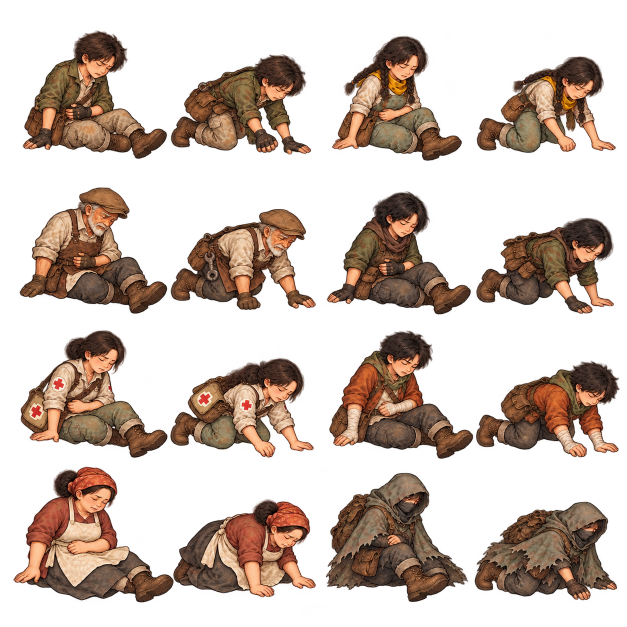
#> input picture client/assets/survivors-wounded-v1.png, 1254 x 1254 px (shown at 1/2 size)
$ python register-wounded.py
#> lines starting #> are read from the running program, lines starting #| are printed output that depends on the picture
"""Pack generated injury sprites without repainting or resizing their pixels.
Transparent component extraction only separates neighboring atlas cells.
"""
import json
from collections import deque
from pathlib import Path
from PIL import Image, ImageChops, ImageFilter

root = Path(__file__).resolve().parents[1]
assets = root / 'client/assets'
source = assets / 'survivors-wounded-v1.png'
image = Image.open(source).convert('RGBA')
#> image is the input picture: PIL image 1254x1254 RGBA; mean R, G, B, A 50.4, 33.9, 24.4, 93.2
alpha = image.getchannel('A')
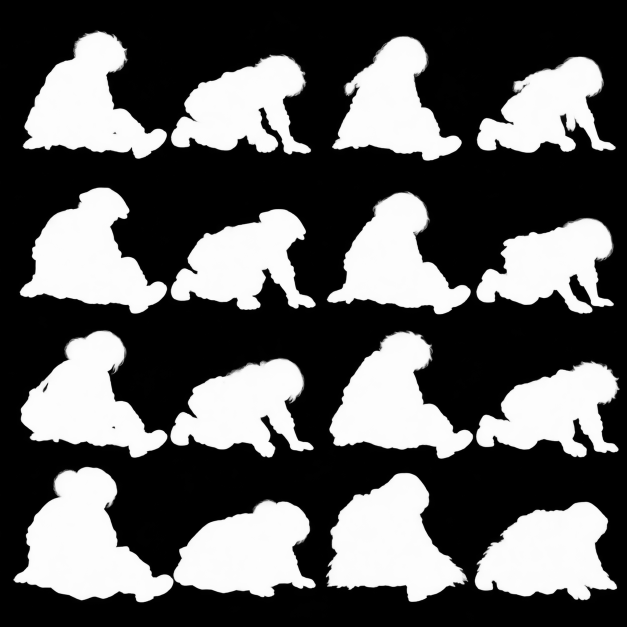
#> alpha: PIL image 1254x1254 L (shown at 1/2 size); min 0, max 255, mean 93.2
w, h = image.size
#> w = 1254; h = 1254
#> (the run stopped early here; a loop or call above may not have finished)

$ run again, with client/assets/buildings-v3.png copied over client/assets/survivors-wounded-v1.png
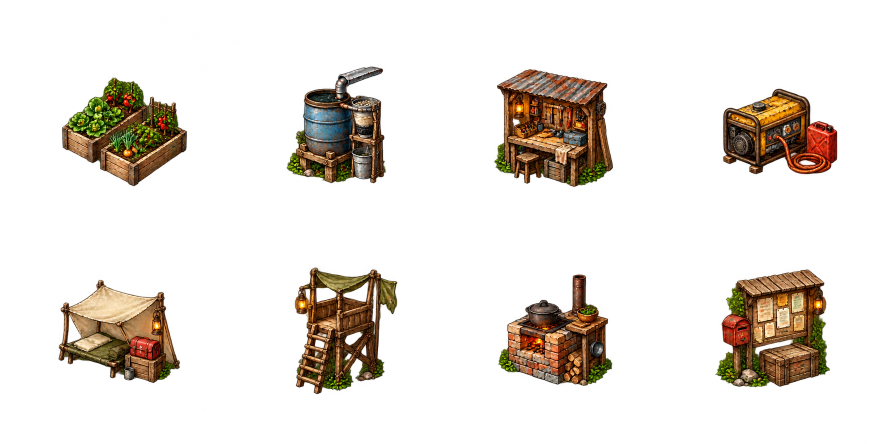
#> input picture client/assets/buildings-v3.png, 1774 x 887 px (shown at 1/2 size)
#> image is the input picture: PIL image 1774x887 RGBA; mean R, G, B, A 20.8, 14.8, 7.9, 43.4
#> `alpha = image.getchannel('A')`:
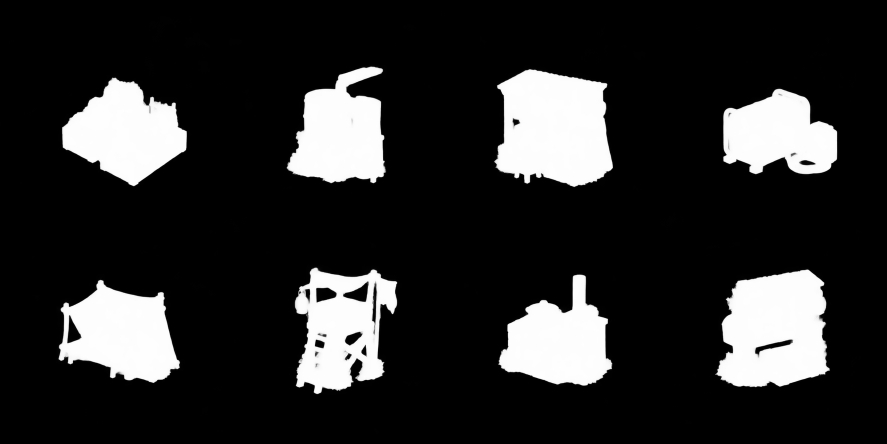
#> alpha: PIL image 1774x887 L (shown at 1/2 size); min 0, max 255, mean 43.4

$ run again, with client/assets/campfire-base-v6.png copied over client/assets/survivors-wounded-v1.png
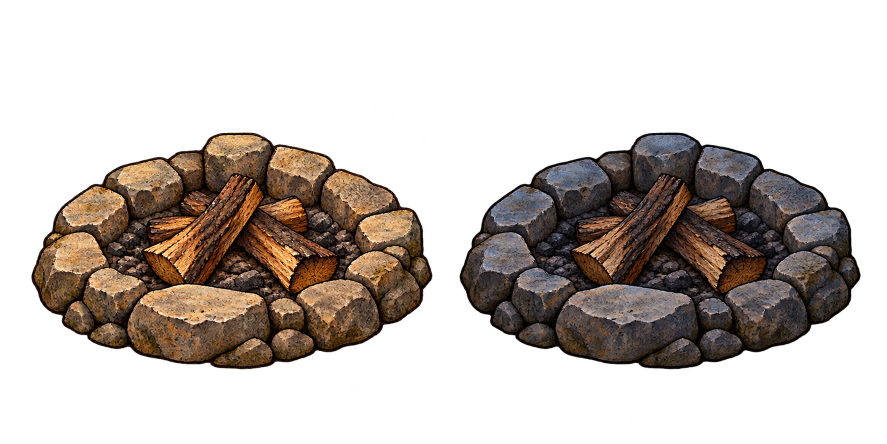
#> input picture client/assets/campfire-base-v6.png, 1774 x 887 px (shown at 1/2 size)
#> image is the input picture: PIL image 1774x887 RGBA; mean R, G, B, A 33.6, 25.8, 20.5, 89
#> `alpha = image.getchannel('A')`:
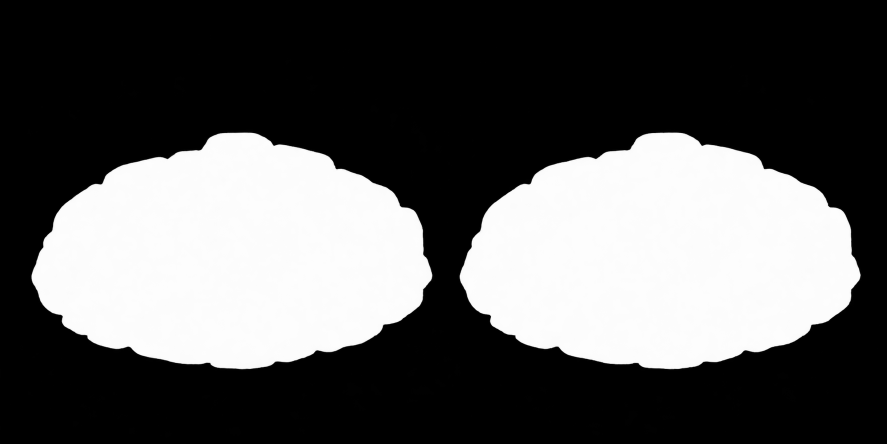
#> alpha: PIL image 1774x887 L (shown at 1/2 size); min 0, max 255, mean 89

$ run again, with client/assets/campfire-flames-v6.png copied over client/assets/survivors-wounded-v1.png
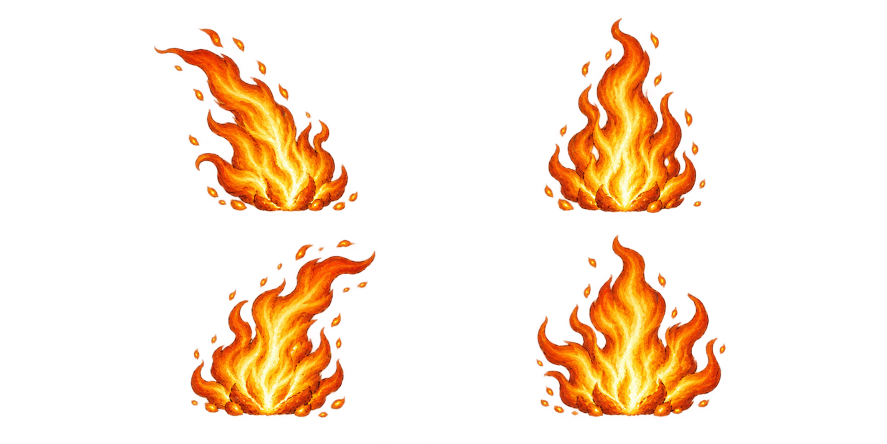
#> input picture client/assets/campfire-flames-v6.png, 1774 x 887 px (shown at 1/2 size)
#> image is the input picture: PIL image 1774x887 RGBA; mean R, G, B, A 48.6, 22.9, 4, 39.3
#> `alpha = image.getchannel('A')`:
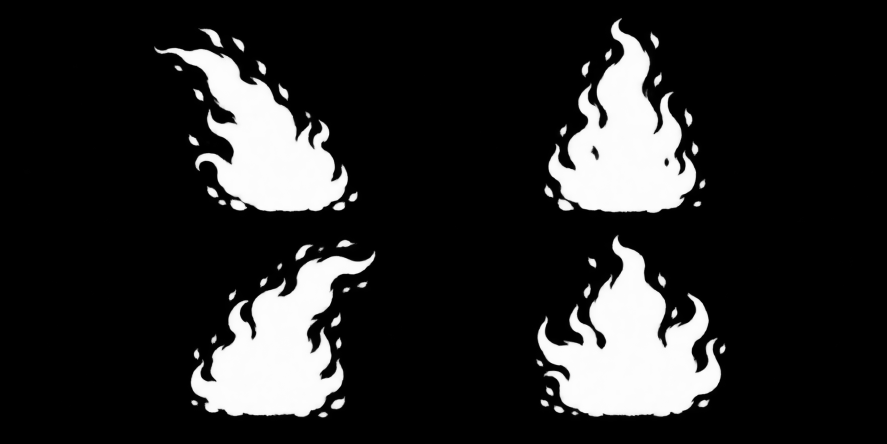
#> alpha: PIL image 1774x887 L (shown at 1/2 size); min 0, max 255, mean 39.3
